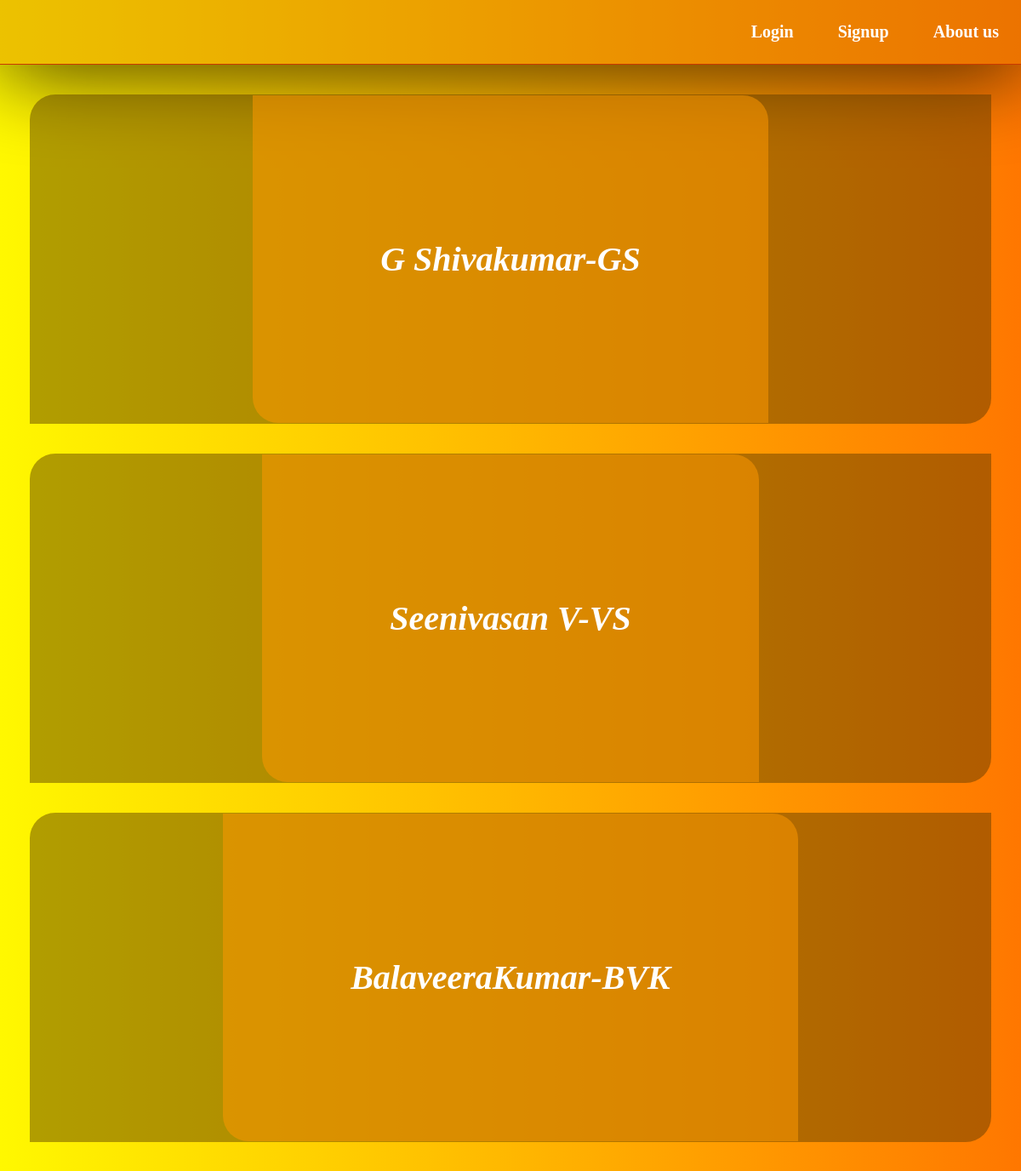
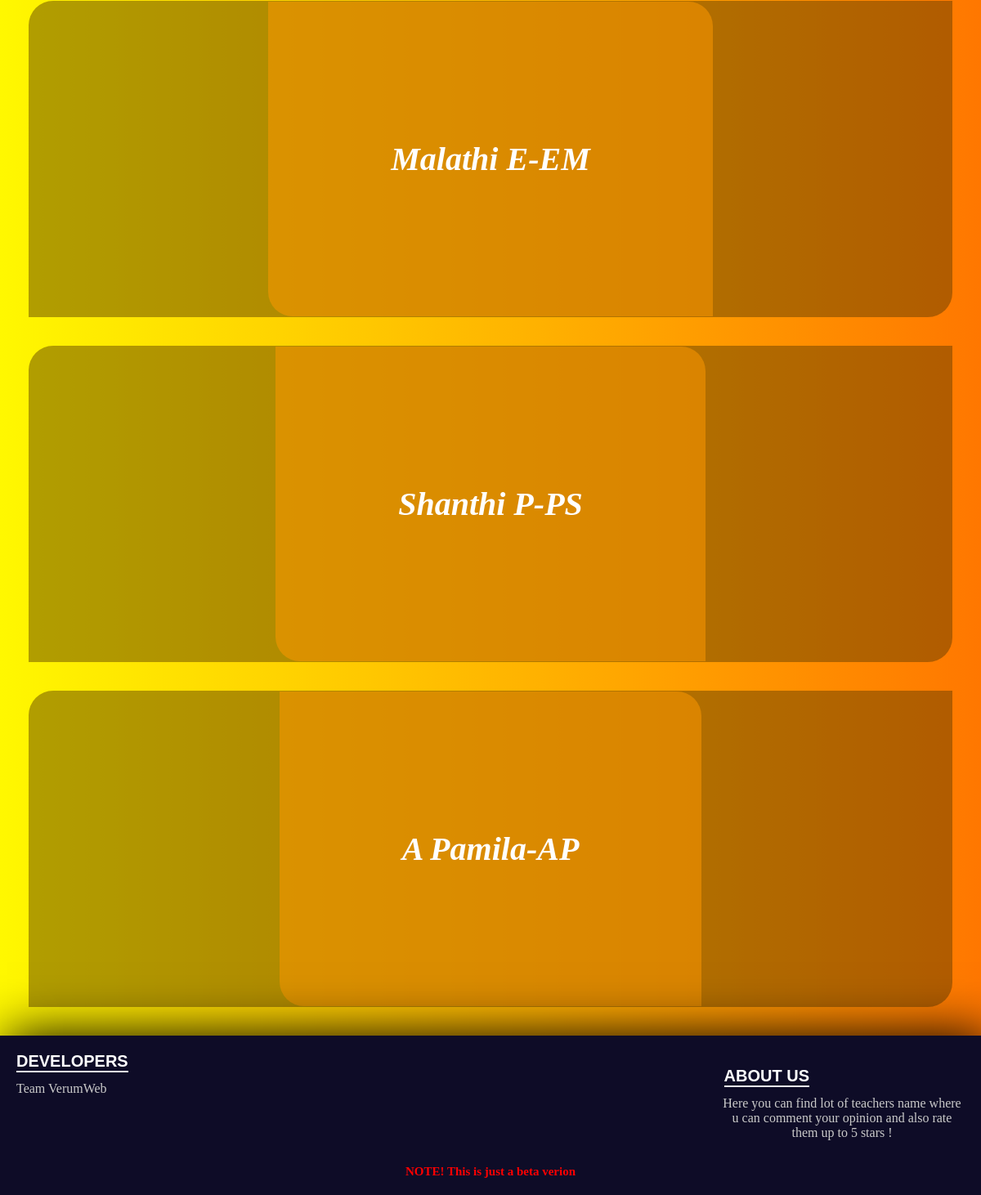
The page / on the database its author committed (2 pictures, top to bottom).
### userauth/models.py (models this page shows)
class TeacherProfile(models.Model):
	name = models.CharField(max_length = 256)
	s_name = models.CharField(max_length = 8)
	Handling = models.CharField(max_length = 100)
	Rating = models.FloatField(default = 0)

### core/views.py (the view)
# urls.py: 2. Add a URL to urlpatterns:  path('', views.home, name='home')
def home(request):
	all_teachers = TeacherProfile.objects.all()
	all_comments = CommentSection.objects.all()
	avg_stars = all_comments.aggregate(Avg('stars'))
	context = {"at":all_teachers}
	return render(request,'index.html',context)

### templates/index.html (shortened to what this page needs)
{% extends 'base.html' %}
{% load static %}
{% block content %}
<!DOCTYPE html>
<html lang="en">
<head>
    <link rel="stylesheet" href="{% static '/css/log.css' %}">
</head>
<body>
    <div class="body">
        <ul>
        	        <li> <a href=".">About us</a></li>
        	{% if not user.is_authenticated %}
        	<li><a href="{% url 'signup' %}">Signup</a></li>
        	<li><a href="{% url 'login' %}">Login</a></li>
        	{% else %}
<li><a href="{% url 'logout' %}">Logout!</a></li>
{% endif %}
    </ul>
    </div>
{% for i in at %}
	<div class = "con1">
        <h3>
	{% if user.is_authenticated %}
<a href = "{% url 'profile' i.s_name %}" id="teacher">
	{% else %}
	<a href = "{% url 'signup' %}" id="teacher">
	{% endif %}
	{{i.name}}-{{i.s_name}}
</a>
</h3>
</div>
{% endfor %}
</body>
</html>
{% endblock %}

### templates/base.html
{% load static %}
	    <link rel="stylesheet" href="{% static 'css/base.css' %}">
		{% block content %}
	{% endblock %}
        <footer>
        <div class="footer">
          <li id="dev" >DEVELOPERS</li><br>
          <li id="abt" >ABOUT US</li><br>
          <p id="devv" >Team VerumWeb</p><br>
          <p id="abtus" >Here you can find lot of teachers name where u can comment your opinion and also rate them up to 5 stars ! </p>
          <p id="note" >NOTE! This is just a beta verion</p>
          </div>
	</footer>

### templates/static/css/base.css (style rules this page uses)
* { padding:0; margin: 0; box-sizing: border-box; }
body { background-color: rgba(0, 0, 255, 0.336); }
li { display: inline; }
.footer { background-color: rgb(14, 12, 39); position: relative; left: 0; bottom: 0; width: 100%; color: white; text-align: center; box-shadow: 10px 0px 60px 1px black; font-weight: 300; padding: 20px; }
#dev { float: left; font-size: 20px; font-weight: 800; font-family: Arial, Helvetica, sans-serif; border-bottom: 2px solid rgb(241, 241, 241); }
#devv { float: left; font-weight: 100; font-family: 'Times New Roman', Times, serif; color: rgb(202, 202, 202); }
#abt { float: right; font-size: 20px; font-weight: 800; font-family: Arial, Helvetica, sans-serif; border-bottom: 2px solid rgb(241, 241, 241); margin-right: 190px; }
#abtus { color: rgb(202, 202, 202); float: right; max-width: 300px; width: auto; margin-bottom: 30px; letter-spacing: 0px; font-family: 'Times New Roman', Times, serif; }
p { display: inline-block; }
#note { font-size: 15px; color: rgb(255, 255, 255); font-weight: 900; width: 100%; left: 0; bottom: 0; text-align: center; color: rgb(255, 0, 0); font-family: 'Times New Roman', Times, serif; }

### templates/static/css/log.css (style rules this page uses)
* { padding: 0; margin: 0; box-sizing: border-box; }
body { background: rgb(255,248,0); background: linear-gradient(90deg, rgba(255,248,0,1) 0%, rgba(255,119,0,1) 100%); background-position: center; }
ul { background-color: rgba(207, 110, 0, 0.39); border-bottom: 1px rgb(202, 57, 0) solid; transition: 1s; height: 76px; box-shadow: 1px 1px 60px rgb(18, 0, 22); }
a { list-style: none; text-decoration: none; color: white; font-weight: 800; }
ul li { list-style: none; display: block; text-align: end; text-decoration: none; float: right; padding: 26px; font-size: 20px; transition: 0.5s; position: sticky; }
.con1 { background-color: rgba(85, 55, 0, 0.459); padding: 170px; margin: 35px; border-radius: 30px 0px;; transition: 1s; }
#teacher { background-color: rgba(255, 153, 0, 0.534); border-radius: 0px 30px; padding: 170px 150px; }
h3 { text-align: center; font-size: 40px; font-style: oblique; }

### rows shown on the page
TeacherProfile: name "G Shivakumar", s_name "GS"
TeacherProfile: name "Seenivasan V", s_name "VS"
TeacherProfile: name "BalaveeraKumar", s_name "BVK"
TeacherProfile: name "Malathi E", s_name "EM"
TeacherProfile: name "Shanthi P", s_name "PS"
TeacherProfile: name "A Pamila", s_name "AP"
